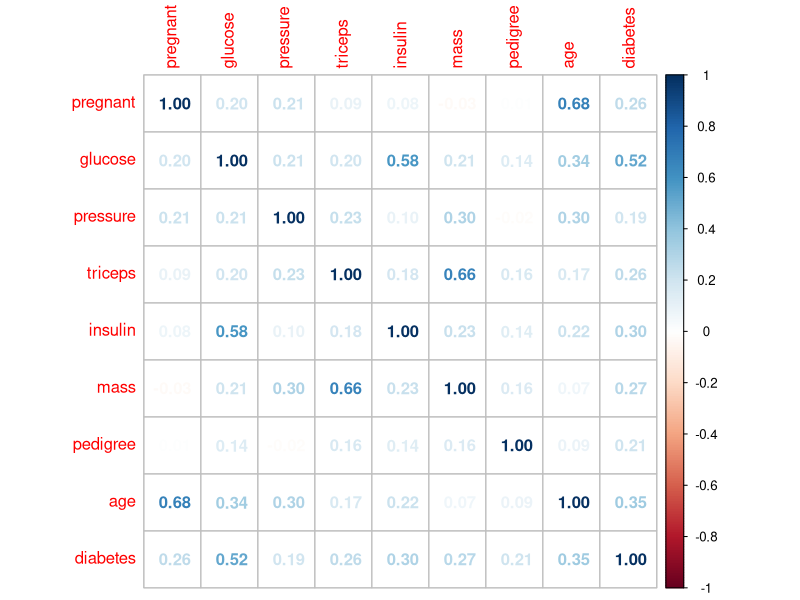
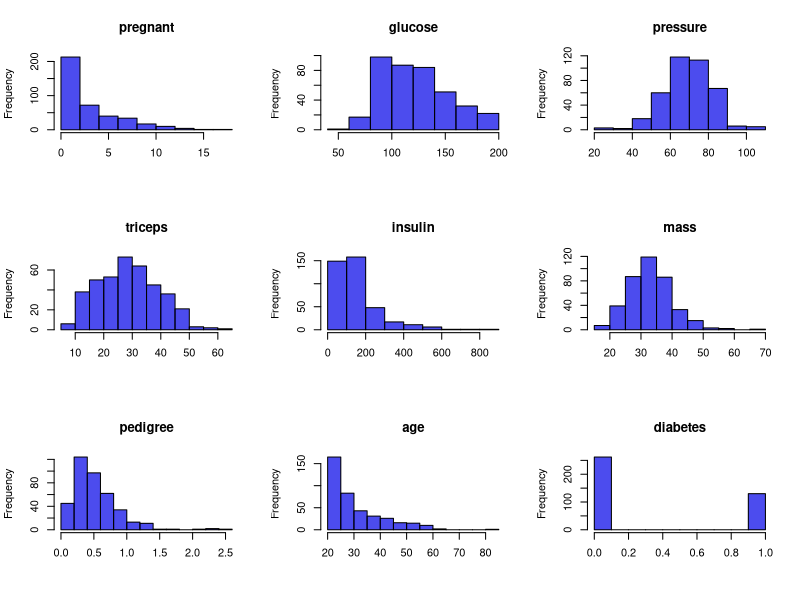
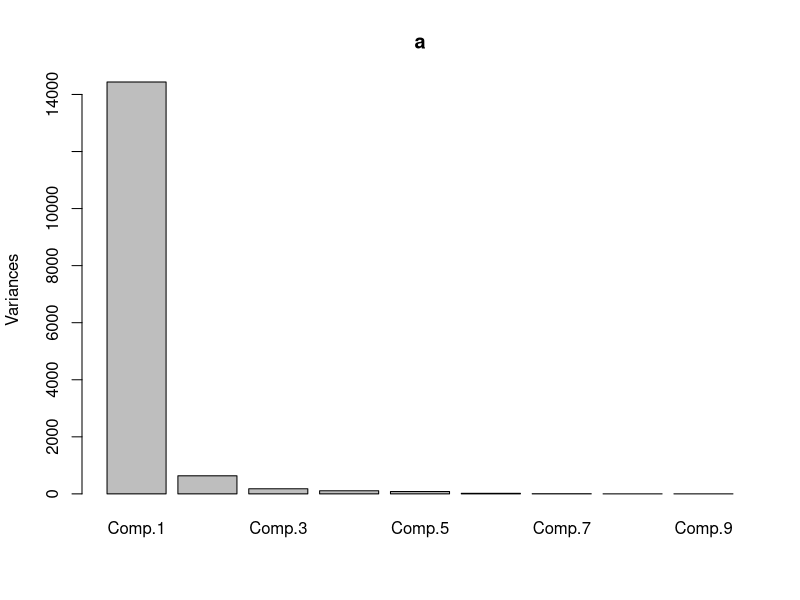
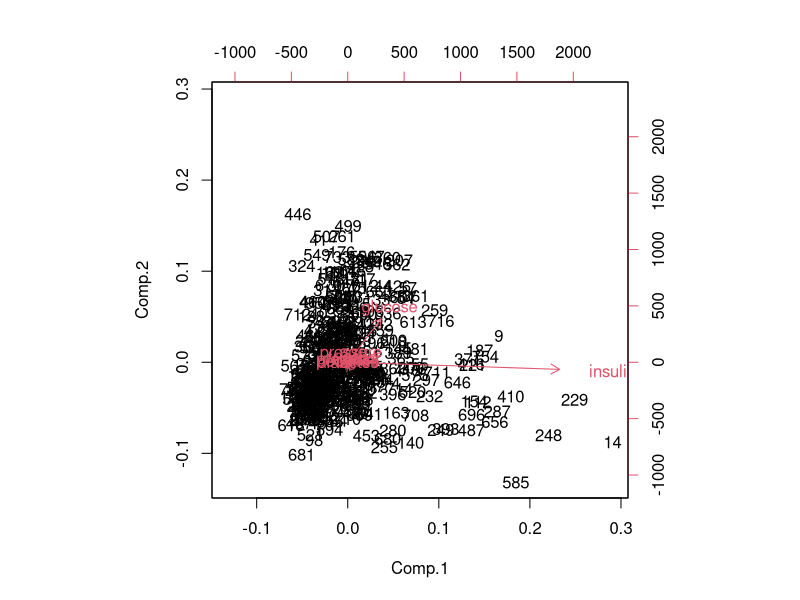
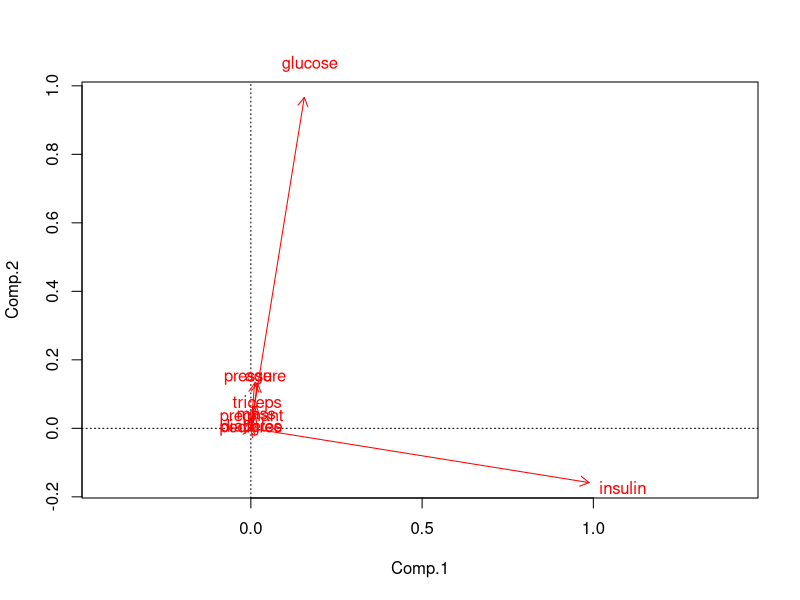
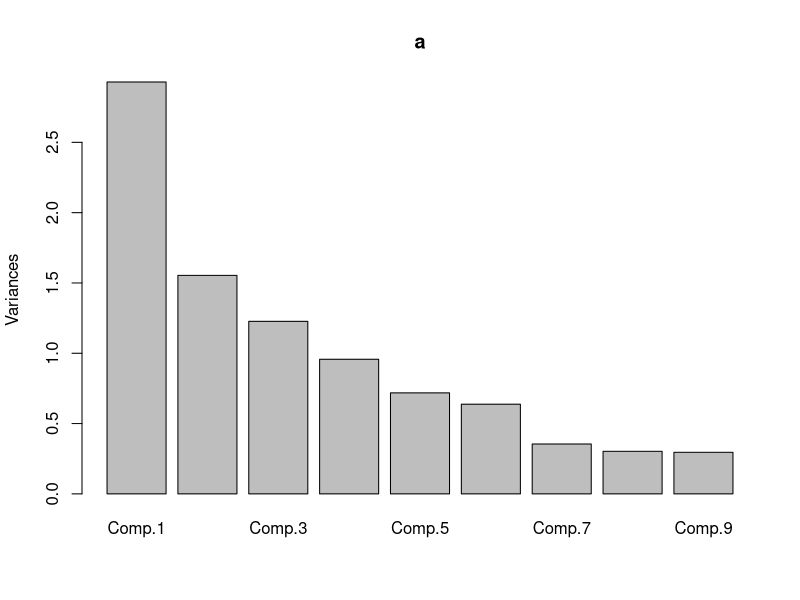
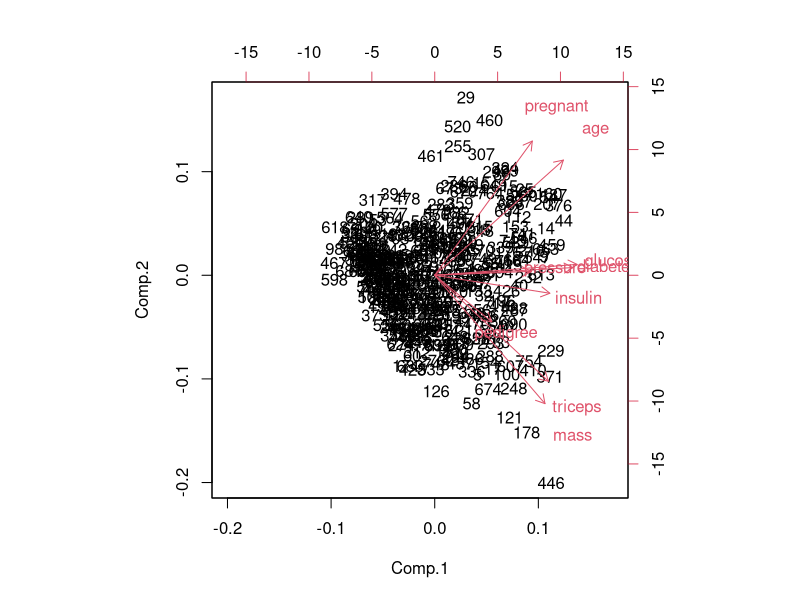
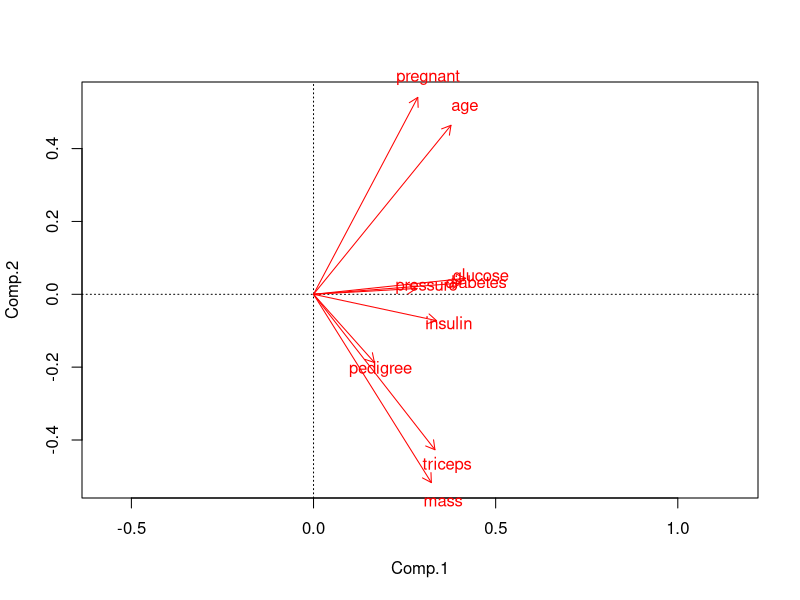

Source code (R) for these figures, in order:
require("mlbench")
require("corrplot")
require("class")
data(PimaIndiansDiabetes2,package = "mlbench") #see note about correction to dataset at https://www.rdocumentation.org/packages/mlbench/versions/2.1-1/topics/PimaIndiansDiabetes
Pima <- PimaIndiansDiabetes2;
rm(PimaIndiansDiabetes2)
str(Pima)
Pima$diabetes<-as.numeric(Pima$diabetes) #changing diabetes from a factor to numeric
head(Pima)
Pima$diabetes<-Pima$diabetes-1
summary(Pima)
Pima<-Pima[complete.cases(Pima),] #using only complete records

PimaCorr<-cor(Pima)
corrplot(PimaCorr, method="number")

par(mfrow=c(3,3))  #creating histograms of the variables.
for (i in 1:9){hist(Pima[,i], col=rgb(0,0,.9, .7), xlab="", main = (colnames(Pima[i])))}
par(mfrow=c(1,1))

a<-princomp(Pima[,1:9]) 
a
screeplot(a)
a$loadings #11.1% cumulative variance explained by Comp.1, 77.8% by Comp.7.
biplot(a) #this shows a large eigenvector for insulin, but is messy to read.
X <- a$loadings #this provides a much cleaner view with datapoints removed
plot(X, asp=1, type="n")
abline(v=0, lty=3)
abline(h=0, lty=3)
arrows(0, 0, X[,1], X[,2], len=0.1, col="red")
text(1.1*X, rownames(X), col="red", xpd=T)
print(a)


#repeating above, but with scaled data
Pima[,1:9]<-scale(Pima[,1:9])
a<-princomp(Pima[,1:9]) 
a
screeplot(a)
a$loadings #11.1% cumulative variance explained by Comp.1, 77.8% by Comp.7.
biplot(a) 
X <- a$loadings #this provides a much cleaner view with datapoints removed. Glucose and Pressure are directly aligned with diabetes.
plot(X, asp=1, type="n")
abline(v=0, lty=3)
abline(h=0, lty=3)
arrows(0, 0, X[,1], X[,2], len=0.1, col="red")
text(1.1*X, rownames(X), col="red", xpd=T)
print(a)

#k nearest neighbors on the Pima data set
splits <- sample(1:nrow(Pima),as.integer(0.7*nrow(Pima))) # Split Pima into training and testing
train <- Pima[splits,]
test <- Pima[-splits,]

#3-nearest neighbours
train_labels <- train[, 9]
test_pred <- knn(train = train, test = test,cl = train_labels, k=3)
table(test[,'diabetes'],test_pred) #confusion matrix
confutable<-table(test[,'diabetes'],test_pred)
#for k=3 neighbors:
#test_pred
#   0  1
#0 63 20   confutable[1,1] confutable[1,2]
#1 12 23   confutable[2,1] confutable[2,2]

knndf<-data.frame()
for (i in 1:50) {test_pred <- knn(train = train, test = test,cl = train_labels, k=i)
confutable<-table(test[,'diabetes'],test_pred)
  knndf[i,1]<-i
  knndf[i,2]<-(confutable[1,1]+confutable[2,2])/118
  knndf[i,3]<-(confutable[1,2]+confutable[2,1])/118
}

#chart with two y-axis showing accuracy and misclassification. Best value appears to be nn=30. Wow.
par(mar = c(5,5,2,5))
with(knndf, plot(V1, V2, col="red", pch=16, ylab="Accuracy", xlab="Nearest Neighbors"))
par(new = T)
with(knndf, plot(V1, V3, pch=16, axes=F, xlab=NA, col="blue", ylab=NA, cex=1.2))
axis(side = 4)
mtext(side = 4, line = 3, 'Misclassification')
legend("topleft", legend=c("Accuracy", "Misclassification"), pch=16, col=c("red", "blue"))

